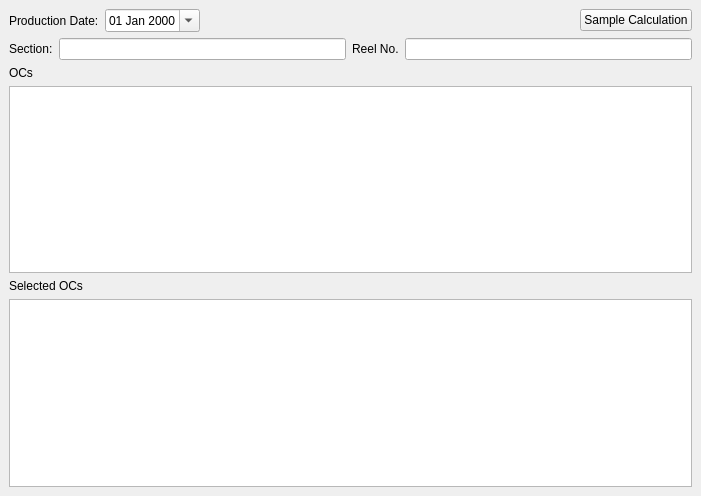
<?xml version="1.0" encoding="UTF-8"?>
<ui version="4.0">
 <class>oc_reel_linking_b</class>
 <widget class="QMainWindow" name="oc_reel_linking_b">
  <property name="geometry">
   <rect>
    <x>0</x>
    <y>0</y>
    <width>701</width>
    <height>496</height>
   </rect>
  </property>
  <property name="windowTitle">
   <string>Reel Allocation</string>
  </property>
  <property name="windowIcon">
   <iconset>
    <normaloff>:/images/Icon_105.ico</normaloff>:/images/Icon_105.ico</iconset>
  </property>
  <widget class="QWidget" name="centralwidget">
   <layout class="QVBoxLayout" name="verticalLayout_3">
    <item>
     <layout class="QHBoxLayout" name="horizontalLayout_2">
      <item>
       <widget class="QLabel" name="label">
        <property name="text">
         <string>Production Date:</string>
        </property>
       </widget>
      </item>
      <item>
       <widget class="QDateEdit" name="dtpProductionDate">
        <property name="displayFormat">
         <string>dd MMM yyyy</string>
        </property>
        <property name="calendarPopup">
         <bool>true</bool>
        </property>
       </widget>
      </item>
      <item>
       <spacer name="horizontalSpacer">
        <property name="orientation">
         <enum>Qt::Horizontal</enum>
        </property>
        <property name="sizeHint" stdset="0">
         <size>
          <width>40</width>
          <height>20</height>
         </size>
        </property>
       </spacer>
      </item>
      <item>
       <widget class="QPushButton" name="pushButton">
        <property name="text">
         <string>Sample Calculation</string>
        </property>
       </widget>
      </item>
     </layout>
    </item>
    <item>
     <layout class="QVBoxLayout" name="verticalLayout"/>
    </item>
    <item>
     <layout class="QVBoxLayout" name="verticalLayout_2">
      <item>
       <layout class="QHBoxLayout" name="horizontalLayout">
        <item>
         <widget class="QLabel" name="label_5">
          <property name="text">
           <string>Section:</string>
          </property>
         </widget>
        </item>
        <item>
         <widget class="QLineEdit" name="txtSection"/>
        </item>
        <item>
         <widget class="QLabel" name="label_6">
          <property name="text">
           <string>Reel No.</string>
          </property>
         </widget>
        </item>
        <item>
         <widget class="QLineEdit" name="txtReelNo"/>
        </item>
       </layout>
      </item>
      <item>
       <widget class="QLabel" name="label_3">
        <property name="text">
         <string>OCs</string>
        </property>
       </widget>
      </item>
      <item>
       <widget class="CustomQueryView" name="lstAllOCs"/>
      </item>
      <item>
       <widget class="QLabel" name="label_4">
        <property name="text">
         <string>Selected OCs</string>
        </property>
       </widget>
      </item>
      <item>
       <widget class="CustomQueryView" name="lstSelectedOCs"/>
      </item>
     </layout>
    </item>
   </layout>
  </widget>
 </widget>
 <customwidgets>
  <customwidget>
   <class>CustomQueryView</class>
   <extends>QTreeView</extends>
   <header>customqueryview.h</header>
  </customwidget>
 </customwidgets>
 <resources/>
 <connections/>
</ui>
